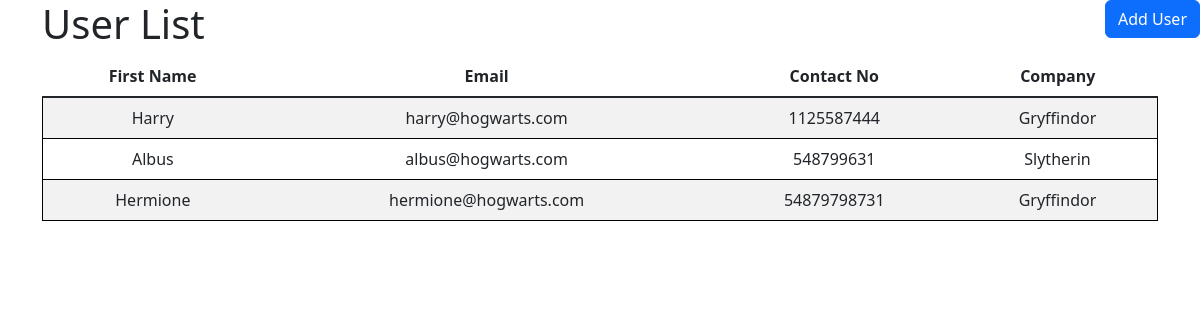
/users, run on an earlier commit of the app's database.
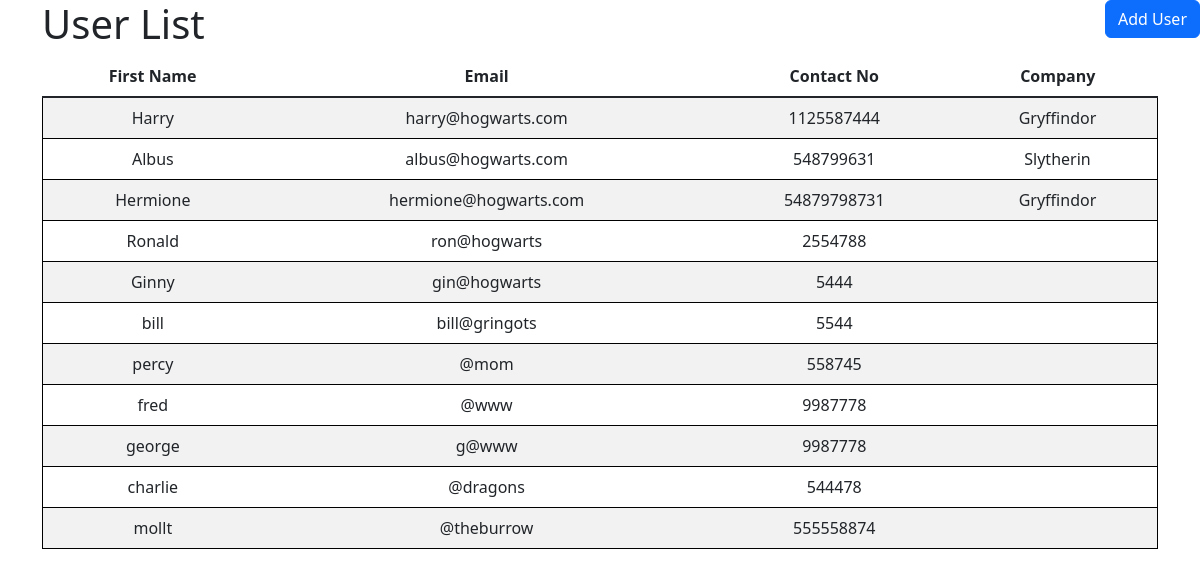
And on a later commit of the database.
### server.py (models this page shows, shortened)
class User(db.Model, UserMixin):
    user_id = db.Column(db.Integer, primary_key=True, autoincrement=True)
    email = db.Column(db.String(100),unique=True)
    password_hash = db.Column(db.String(500))
    first_name = db.Column(db.String(100),nullable=False)
    middle_name = db.Column(db.String(100),nullable=False)
    last_name = db.Column(db.String(100))
    contact_no =  db.Column(db.String(100),nullable=False)
    alt_contact_no = db.Column(db.String(100), nullable=True, default=None)
    company_id = mapped_column(Integer, ForeignKey("company.comp_id"))
    company = relationship("Company",backref=backref('users', lazy=True))
    is_deleted = db.Column(db.Boolean, default=False)
    created_by = db.Column(db.String(100), nullable=False)
    created_dt = db.Column(db.DateTime(timezone=True), server_default=func.now())
    updated_by = db.Column(db.String(100), nullable=False)
    updated_dt = db.Column(db.DateTime(timezone=True), server_default=func.now())

class Company(db.Model):
    comp_id = db.Column(db.Integer, primary_key=True,autoincrement=True)
    code = db.Column(db.String(5),  unique=True, nullable=False)
    name = db.Column(db.String(100),unique=True,nullable=False)
    contact_no =  db.Column(db.String(100))
    email_address = db.Column(db.String(100),unique=True)
    address = db.Column(db.String(100),unique=False)
    license_num = db.Column(db.String(100))
    logo_url = db.Column(db.String(500),unique=False)
    is_deleted = db.Column(db.Boolean, default=False)
    created_by = db.Column(db.String(100), nullable=False)
    created_dt = db.Column(db.DateTime(timezone=True), server_default=func.now())
    updated_by = db.Column(db.String(100), nullable=False)
    updated_dt = db.Column(db.DateTime(timezone=True), server_default=func.now())

### server.py (the view)
@app.route('/users')
def users():
    user_list = User.query.all()
    return render_template('table.html', users=user_list)

### templates/table.html (shortened to what this page needs)
{% extends 'base.html' %}
{% block content %}
<head>
    <link href="https://cdnjs.cloudflare.com/ajax/libs/twitter-bootstrap/5.3.0/css/bootstrap.min.css" rel="stylesheet">
    <link href="https://cdn.datatables.net/2.1.3/css/dataTables.bootstrap5.css" rel="stylesheet">
</head>
<body>
    <h1>User List</h1>
</div>
    <div class="container text-center">
    <table id="example" class="table table-striped" style="width:100%">
        <thead>
            <tr>
                <th>First Name</th>
                <th>Email</th>
                <th>Contact No</th>
                <th>Company</th>
            </tr>
        </thead>
        <tbody class="table-group-divider">
            {% for user in users %}
            <tr class="border border-black">
                <td>{{ user.first_name }}</td>
                <td>{{ user.email }}</td>
                <td>{{ user.contact_no }}</td>
                <td>{{ user.company.name}}</td>
            </tr>
            {% endfor %}
        </tbody>
    </table>
    <div id="dynamic-form" class="position-absolute top-0 end-0">
        <button class="btn btn-primary" hx-get="{{ url_for('add_user') }}" hx-target="#dynamicform" hx-swap="outerHTML">Add User</button>
    </div>
{% endblock %}

### templates/base.html (shortened to what this page needs)
<!doctype html>
<html lang="en">
  <head>
    <link href="https://cdn.jsdelivr.net/npm/bootstrap@5.3.3/dist/css/bootstrap.min.css" rel="stylesheet">
  </head>
  <body>
    <div class="container">
        {% block content %}
         {% endblock %}
        </div>
  </body>
</html>

What changed in the data, as far as the page shows it:
added User: first_name "Ronald", email "ron@hogwarts", contact_no "2554788"
added User: first_name "Ginny", email "gin@hogwarts", contact_no "5444"
added User: first_name "bill", email "bill@gringots", contact_no "5544"
added User: first_name "percy", email "@mom", contact_no "558745"
added User: first_name "fred", email "@www", contact_no "9987778"
added User: first_name "george", email "g@www", contact_no "9987778"
added User: first_name "charlie", email "@dragons", contact_no "544478"
added User: first_name "mollt", email "@theburrow", contact_no "555558874"
